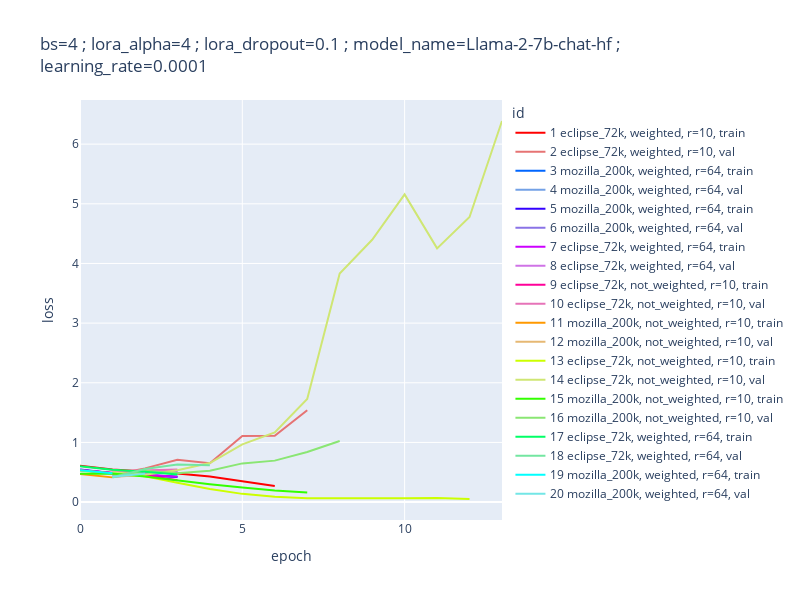

Notebook cell for this chart:
### Code cell
img = px.line(df,x="epoch",y="loss",color="id",color_discrete_map=color_map, width=width, height=height, title=title)
img.show()
img_to_clipboard(img)

### Figure 1 — Plotly figure (JSON) as saved in the notebook; plotly's stock layout.template omitted (floating-point values rounded to 4 significant figures)
{"data": [{"hovertemplate": "id=1 eclipse_72k, weighted, r=10, train<br>epoch=%{x}<br>loss=%{y}<extra></extra>", "legendgroup": "1 eclipse_72k, weighted, r=10, train", "line": {"color": "hsv(0, 1, 1)", "dash": "solid"}, "marker": {"symbol": "circle"}, "mode": "lines", "name": "1 eclipse_72k, weighted, r=10, train", "orientation": "v", "showlegend": true, "type": "scatter", "x": [0, 1, 2, 3, 4, 5, 6], "xaxis": "x", "y": [0.6099, 0.5449, 0.5148, 0.4801, 0.4291, 0.3531, 0.2684], "yaxis": "y"}, {"hovertemplate": "id=2 eclipse_72k, weighted, r=10, val<br>epoch=%{x}<br>loss=%{y}<extra></extra>", "legendgroup": "2 eclipse_72k, weighted, r=10, val", "line": {"color": "hsv(0, 0.5, 0.9)", "dash": "solid"}, "marker": {"symbol": "circle"}, "mode": "lines", "name": "2 eclipse_72k, weighted, r=10, val", "orientation": "v", "showlegend": true, "type": "scatter", "x": [1, 2, 3, 4, 5, 6, 7], "xaxis": "x", "y": [0.4583, 0.5654, 0.7092, 0.6518, 1.107, 1.11, 1.539], "yaxis": "y"}, {"hovertemplate": "id=3 mozilla_200k, weighted, r=64, train<br>epoch=%{x}<br>loss=%{y}<extra></extra>", "legendgroup": "3 mozilla_200k, weighted, r=64, train", "line": {"color": "hsv(216, 1, 1)", "dash": "solid"}, "marker": {"symbol": "circle"}, "mode": "lines", "name": "3 mozilla_200k, weighted, r=64, train", "orientation": "v", "showlegend": true, "type": "scatter", "x": [0, 1, 2, 3], "xaxis": "x", "y": [0.5386, 0.4832, 0.4518, 0.4199], "yaxis": "y"}, {"hovertemplate": "id=4 mozilla_200k, weighted, r=64, val<br>epoch=%{x}<br>loss=%{y}<extra></extra>", "legendgroup": "4 mozilla_200k, weighted, r=64, val", "line": {"color": "hsv(216, 0.5, 0.9)", "dash": "solid"}, "marker": {"symbol": "circle"}, "mode": "lines", "name": "4 mozilla_200k, weighted, r=64, val", "orientation": "v", "showlegend": true, "type": "scatter", "x": [1, 2, 3], "xaxis": "x", "y": [0.4232, 0.4739, 0.5191], "yaxis": "y"}, {"hovertemplate": "id=5 mozilla_200k, weighted, r=64, train<br>epoch=%{x}<br>loss=%{y}<extra></extra>", "legendgroup": "5 mozilla_200k, weighted, r=64, train", "line": {"color": "hsv(252, 1, 1)", "dash": "solid"}, "marker": {"symbol": "circle"}, "mode": "lines", "name": "5 mozilla_200k, weighted, r=64, train", "orientation": "v", "showlegend": true, "type": "scatter", "x": [0, 1, 2, 3], "xaxis": "x", "y": [0.5456, 0.4846, 0.4539, 0.4248], "yaxis": "y"}, {"hovertemplate": "id=6 mozilla_200k, weighted, r=64, val<br>epoch=%{x}<br>loss=%{y}<extra></extra>", "legendgroup": "6 mozilla_200k, weighted, r=64, val", "line": {"color": "hsv(252, 0.5, 0.9)", "dash": "solid"}, "marker": {"symbol": "circle"}, "mode": "lines", "name": "6 mozilla_200k, weighted, r=64, val", "orientation": "v", "showlegend": true, "type": "scatter", "x": [1, 2, 3], "xaxis": "x", "y": [0.4241, 0.4655, 0.5121], "yaxis": "y"}, {"hovertemplate": "id=7 eclipse_72k, weighted, r=64, train<br>epoch=%{x}<br>loss=%{y}<extra></extra>", "legendgroup": "7 eclipse_72k, weighted, r=64, train", "line": {"color": "hsv(288, 1, 1)", "dash": "solid"}, "marker": {"symbol": "circle"}, "mode": "lines", "name": "7 eclipse_72k, weighted, r=64, train", "orientation": "v", "showlegend": true, "type": "scatter", "x": [0, 1, 2, 3], "xaxis": "x", "y": [0.5377, 0.4832, 0.4583, 0.4266], "yaxis": "y"}, {"hovertemplate": "id=8 eclipse_72k, weighted, r=64, val<br>epoch=%{x}<br>loss=%{y}<extra></extra>", "legendgroup": "8 eclipse_72k, weighted, r=64, val", "line": {"color": "hsv(288, 0.5, 0.9)", "dash": "solid"}, "marker": {"symbol": "circle"}, "mode": "lines", "name": "8 eclipse_72k, weighted, r=64, val", "orientation": "v", "showlegend": true, "type": "scatter", "x": [1, 2, 3], "xaxis": "x", "y": [0.4275, 0.49, 0.5348], "yaxis": "y"}, {"hovertemplate": "id=9 eclipse_72k, not_weighted, r=10, train<br>epoch=%{x}<br>loss=%{y}<extra></extra>", "legendgroup": "9 eclipse_72k, not_weighted, r=10, train", "line": {"color": "hsv(324, 1, 1)", "dash": "solid"}, "marker": {"symbol": "circle"}, "mode": "lines", "name": "9 eclipse_72k, not_weighted, r=10, train", "orientation": "v", "showlegend": true, "type": "scatter", "x": [0, 1, 2, 3], "xaxis": "x", "y": [0.5348, 0.4904, 0.4517, 0.3661], "yaxis": "y"}, {"hovertemplate": "id=10 eclipse_72k, not_weighted, r=10, val<br>epoch=%{x}<br>loss=%{y}<extra></extra>", "legendgroup": "10 eclipse_72k, not_weighted, r=10, val", "line": {"color": "hsv(324, 0.5, 0.9)", "dash": "solid"}, "marker": {"symbol": "circle"}, "mode": "lines", "name": "10 eclipse_72k, not_weighted, r=10, val", "orientation": "v", "showlegend": true, "type": "scatter", "x": [1, 2, 3], "xaxis": "x", "y": [0.5162, 0.5284, 0.5479], "yaxis": "y"}, {"hovertemplate": "id=11 mozilla_200k, not_weighted, r=10, train<br>epoch=%{x}<br>loss=%{y}<extra></extra>", "legendgroup": "11 mozilla_200k, not_weighted, r=10, train", "line": {"color": "hsv(36, 1, 1)", "dash": "solid"}, "marker": {"symbol": "circle"}, "mode": "lines", "name": "11 mozilla_200k, not_weighted, r=10, train", "orientation": "v", "showlegend": true, "type": "scatter", "x": [0, 1], "xaxis": "x", "y": [0.4699, 0.4142], "yaxis": "y"}, {"hovertemplate": "id=12 mozilla_200k, not_weighted, r=10, val<br>epoch=%{x}<br>loss=%{y}<extra></extra>", "legendgroup": "12 mozilla_200k, not_weighted, r=10, val", "line": {"color": "hsv(36, 0.5, 0.9)", "dash": "solid"}, "marker": {"symbol": "circle"}, "mode": "lines", "name": "12 mozilla_200k, not_weighted, r=10, val", "orientation": "v", "showlegend": true, "type": "scatter", "x": [1, 2], "xaxis": "x", "y": [0.4212, 0.4582], "yaxis": "y"}, {"hovertemplate": "id=13 eclipse_72k, not_weighted, r=10, train<br>epoch=%{x}<br>loss=%{y}<extra></extra>", "legendgroup": "13 eclipse_72k, not_weighted, r=10, train", "line": {"color": "hsv(72, 1, 1)", "dash": "solid"}, "marker": {"symbol": "circle"}, "mode": "lines", "name": "13 eclipse_72k, not_weighted, r=10, train", "orientation": "v", "showlegend": true, "type": "scatter", "x": [0, 1, 2, 3, 4, 5, 6, 7, 8, 9, 10, 11, 12], "xaxis": "x", "y": [0.5305, 0.4806, 0.4311, 0.3244, 0.2189, 0.1377, 0.09098, 0.06341, 0.0613, 0.06141, 0.0644, 0.06803, 0.05178], "yaxis": "y"}, {"hovertemplate": "id=14 eclipse_72k, not_weighted, r=10, val<br>epoch=%{x}<br>loss=%{y}<extra></extra>", "legendgroup": "14 eclipse_72k, not_weighted, r=10, val", "line": {"color": "hsv(72, 0.5, 0.9)", "dash": "solid"}, "marker": {"symbol": "circle"}, "mode": "lines", "name": "14 eclipse_72k, not_weighted, r=10, val", "orientation": "v", "showlegend": true, "type": "scatter", "x": [1, 2, 3, 4, 5, 6, 7, 8, 9, 10, 11, 12, 13], "xaxis": "x", "y": [0.5014, 0.4586, 0.534, 0.6545, 0.968, 1.167, 1.727, 3.83, 4.396, 5.157, 4.253, 4.779, 6.388], "yaxis": "y"}, {"hovertemplate": "id=15 mozilla_200k, not_weighted, r=10, train<br>epoch=%{x}<br>loss=%{y}<extra></extra>", "legendgroup": "15 mozilla_200k, not_weighted, r=10, train", "line": {"color": "hsv(108, 1, 1)", "dash": "solid"}, "marker": {"symbol": "circle"}, "mode": "lines", "name": "15 mozilla_200k, not_weighted, r=10, train", "orientation": "v", "showlegend": true, "type": "scatter", "x": [0, 1, 2, 3, 4, 5, 6, 7], "xaxis": "x", "y": [0.4751, 0.4772, 0.4283, 0.3577, 0.2988, 0.2431, 0.1943, 0.1592], "yaxis": "y"}, {"hovertemplate": "id=16 mozilla_200k, not_weighted, r=10, val<br>epoch=%{x}<br>loss=%{y}<extra></extra>", "legendgroup": "16 mozilla_200k, not_weighted, r=10, val", "line": {"color": "hsv(108, 0.5, 0.9)", "dash": "solid"}, "marker": {"symbol": "circle"}, "mode": "lines", "name": "16 mozilla_200k, not_weighted, r=10, val", "orientation": "v", "showlegend": true, "type": "scatter", "x": [1, 2, 3, 4, 5, 6, 7, 8], "xaxis": "x", "y": [0.4246, 0.5257, 0.4819, 0.5252, 0.6488, 0.6949, 0.8388, 1.025], "yaxis": "y"}, {"hovertemplate": "id=17 eclipse_72k, weighted, r=64, train<br>epoch=%{x}<br>loss=%{y}<extra></extra>", "legendgroup": "17 eclipse_72k, weighted, r=64, train", "line": {"color": "hsv(144, 1, 1)", "dash": "solid"}, "marker": {"symbol": "circle"}, "mode": "lines", "name": "17 eclipse_72k, weighted, r=64, train", "orientation": "v", "showlegend": true, "type": "scatter", "x": [0, 1, 2, 3], "xaxis": "x", "y": [0.6015, 0.5403, 0.5098, 0.4636], "yaxis": "y"}, {"hovertemplate": "id=18 eclipse_72k, weighted, r=64, val<br>epoch=%{x}<br>loss=%{y}<extra></extra>", "legendgroup": "18 eclipse_72k, weighted, r=64, val", "line": {"color": "hsv(144, 0.5, 0.9)", "dash": "solid"}, "marker": {"symbol": "circle"}, "mode": "lines", "name": "18 eclipse_72k, weighted, r=64, val", "orientation": "v", "showlegend": true, "type": "scatter", "x": [1, 2, 3, 4], "xaxis": "x", "y": [0.4115, 0.556, 0.6285, 0.6184], "yaxis": "y"}, {"hovertemplate": "id=19 mozilla_200k, weighted, r=64, train<br>epoch=%{x}<br>loss=%{y}<extra></extra>", "legendgroup": "19 mozilla_200k, weighted, r=64, train", "line": {"color": "hsv(180, 1, 1)", "dash": "solid"}, "marker": {"symbol": "circle"}, "mode": "lines", "name": "19 mozilla_200k, weighted, r=64, train", "orientation": "v", "showlegend": true, "type": "scatter", "x": [0, 1], "xaxis": "x", "y": [0.5335, 0.4822], "yaxis": "y"}, {"hovertemplate": "id=20 mozilla_200k, weighted, r=64, val<br>epoch=%{x}<br>loss=%{y}<extra></extra>", "legendgroup": "20 mozilla_200k, weighted, r=64, val", "line": {"color": "hsv(180, 0.5, 0.9)", "dash": "solid"}, "marker": {"symbol": "circle"}, "mode": "lines", "name": "20 mozilla_200k, weighted, r=64, val", "orientation": "v", "showlegend": true, "type": "scatter", "x": [1, 2], "xaxis": "x", "y": [0.4264, 0.4733], "yaxis": "y"}], "layout": {"height": 600, "legend": {"title": {"text": "id"}, "tracegroupgap": 0}, "title": {"text": "bs=4 ; lora_alpha=4 ; lora_dropout=0.1 ; model_name=Llama-2-7b-chat-hf ;<br>learning_rate=0.0001"}, "width": 800, "xaxis": {"anchor": "y", "domain": [0, 1], "title": {"text": "epoch"}}, "yaxis": {"anchor": "x", "domain": [0, 1], "title": {"text": "loss"}}}}
